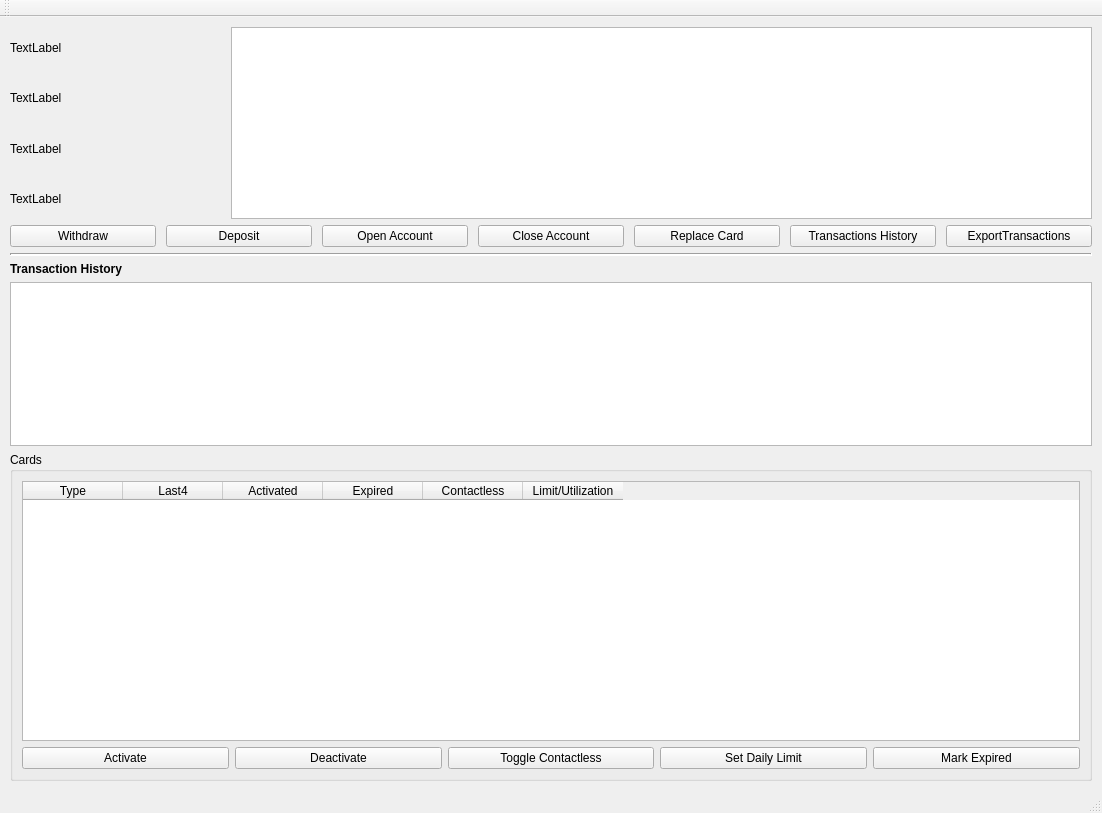
<?xml version="1.0" encoding="UTF-8"?>
<ui version="4.0">
 <class>MainWindow</class>
 <widget class="QMainWindow" name="MainWindow">
  <property name="geometry">
   <rect>
    <x>0</x>
    <y>0</y>
    <width>1102</width>
    <height>813</height>
   </rect>
  </property>
  <property name="windowTitle">
   <string>MainWindow</string>
  </property>
  <widget class="QWidget" name="centralwidget">
   <property name="sizePolicy">
    <sizepolicy hsizetype="Expanding" vsizetype="Preferred">
     <horstretch>0</horstretch>
     <verstretch>0</verstretch>
    </sizepolicy>
   </property>
   <layout class="QVBoxLayout" name="verticalLayout_2" stretch="0,0,0,0,1,2">
    <property name="leftMargin">
     <number>10</number>
    </property>
    <property name="topMargin">
     <number>10</number>
    </property>
    <property name="rightMargin">
     <number>10</number>
    </property>
    <property name="bottomMargin">
     <number>10</number>
    </property>
    <item>
     <layout class="QHBoxLayout" name="horizontalLayout" stretch="1,4">
      <item>
       <layout class="QVBoxLayout" name="customerInfoPanel" stretch="0,0,0,0">
        <property name="spacing">
         <number>10</number>
        </property>
        <item>
         <widget class="QLabel" name="nameLabel">
          <property name="text">
           <string>TextLabel</string>
          </property>
         </widget>
        </item>
        <item>
         <widget class="QLabel" name="emailLabel">
          <property name="text">
           <string>TextLabel</string>
          </property>
         </widget>
        </item>
        <item>
         <widget class="QLabel" name="addressLabel">
          <property name="enabled">
           <bool>true</bool>
          </property>
          <property name="text">
           <string>TextLabel</string>
          </property>
          <property name="textFormat">
           <enum>Qt::TextFormat::PlainText</enum>
          </property>
         </widget>
        </item>
        <item>
         <widget class="QLabel" name="ageLabel">
          <property name="text">
           <string>TextLabel</string>
          </property>
         </widget>
        </item>
       </layout>
      </item>
      <item>
       <widget class="QTableWidget" name="tableAccounts">
        <attribute name="horizontalHeaderStretchLastSection">
         <bool>true</bool>
        </attribute>
       </widget>
      </item>
     </layout>
    </item>
    <item>
     <layout class="QHBoxLayout" name="horizontalLayout_3">
      <property name="spacing">
       <number>10</number>
      </property>
      <item>
       <widget class="QPushButton" name="withdrawButton">
        <property name="text">
         <string>Withdraw</string>
        </property>
       </widget>
      </item>
      <item>
       <widget class="QPushButton" name="depositButton">
        <property name="text">
         <string>Deposit</string>
        </property>
       </widget>
      </item>
      <item>
       <widget class="QPushButton" name="addAccountButton">
        <property name="text">
         <string>Open Account</string>
        </property>
       </widget>
      </item>
      <item>
       <widget class="QPushButton" name="closeAccountButton">
        <property name="text">
         <string>Close Account</string>
        </property>
       </widget>
      </item>
      <item>
       <widget class="QPushButton" name="replaceCardButton">
        <property name="text">
         <string>Replace Card</string>
        </property>
       </widget>
      </item>
      <item>
       <widget class="QPushButton" name="showTransactionsButton">
        <property name="text">
         <string>Transactions History</string>
        </property>
       </widget>
      </item>
      <item>
       <widget class="QPushButton" name="exportTransactionsButton">
        <property name="text">
         <string>ExportTransactions</string>
        </property>
       </widget>
      </item>
     </layout>
    </item>
    <item>
     <widget class="QFrame" name="frame1">
      <property name="frameShape">
       <enum>QFrame::Shape::HLine</enum>
      </property>
      <property name="frameShadow">
       <enum>QFrame::Shadow::Sunken</enum>
      </property>
      <property name="lineWidth">
       <number>2</number>
      </property>
     </widget>
    </item>
    <item>
     <widget class="QLabel" name="transactionHistorylabel">
      <property name="font">
       <font>
        <bold>true</bold>
       </font>
      </property>
      <property name="text">
       <string>Transaction History</string>
      </property>
     </widget>
    </item>
    <item>
     <widget class="QListWidget" name="transactionList">
      <property name="sizePolicy">
       <sizepolicy hsizetype="Expanding" vsizetype="MinimumExpanding">
        <horstretch>0</horstretch>
        <verstretch>0</verstretch>
       </sizepolicy>
      </property>
      <property name="minimumSize">
       <size>
        <width>0</width>
        <height>160</height>
       </size>
      </property>
      <property name="resizeMode">
       <enum>QListView::ResizeMode::Fixed</enum>
      </property>
     </widget>
    </item>
    <item>
     <widget class="QGroupBox" name="cardGroup">
      <property name="sizePolicy">
       <sizepolicy hsizetype="Preferred" vsizetype="Minimum">
        <horstretch>0</horstretch>
        <verstretch>0</verstretch>
       </sizepolicy>
      </property>
      <property name="minimumSize">
       <size>
        <width>0</width>
        <height>160</height>
       </size>
      </property>
      <property name="title">
       <string>Cards</string>
      </property>
      <layout class="QVBoxLayout" name="verticalLayout" stretch="0,0">
       <item>
        <widget class="QTableWidget" name="tableCards">
         <property name="editTriggers">
          <set>QAbstractItemView::EditTrigger::NoEditTriggers</set>
         </property>
         <property name="selectionMode">
          <enum>QAbstractItemView::SelectionMode::NoSelection</enum>
         </property>
         <property name="selectionBehavior">
          <enum>QAbstractItemView::SelectionBehavior::SelectRows</enum>
         </property>
         <column>
          <property name="text">
           <string>Type</string>
          </property>
         </column>
         <column>
          <property name="text">
           <string>Last4</string>
          </property>
         </column>
         <column>
          <property name="text">
           <string>Activated</string>
          </property>
         </column>
         <column>
          <property name="text">
           <string>Expired</string>
          </property>
         </column>
         <column>
          <property name="text">
           <string>Contactless</string>
          </property>
         </column>
         <column>
          <property name="text">
           <string>Limit/Utilization</string>
          </property>
         </column>
        </widget>
       </item>
       <item>
        <layout class="QHBoxLayout" name="horizontalLayout_2">
         <item>
          <widget class="QPushButton" name="activateCardButton">
           <property name="text">
            <string>Activate</string>
           </property>
          </widget>
         </item>
         <item>
          <widget class="QPushButton" name="deactivateCardButton">
           <property name="text">
            <string>Deactivate</string>
           </property>
          </widget>
         </item>
         <item>
          <widget class="QPushButton" name="toggleContactlessButton">
           <property name="text">
            <string>Toggle Contactless</string>
           </property>
          </widget>
         </item>
         <item>
          <widget class="QPushButton" name="setDailyLimitButton">
           <property name="text">
            <string>Set Daily Limit</string>
           </property>
          </widget>
         </item>
         <item>
          <widget class="QPushButton" name="markExpiredButton">
           <property name="text">
            <string>Mark Expired</string>
           </property>
          </widget>
         </item>
        </layout>
       </item>
      </layout>
     </widget>
    </item>
   </layout>
  </widget>
  <widget class="QStatusBar" name="statusbar"/>
  <widget class="QToolBar" name="toolBar">
   <property name="windowTitle">
    <string>toolBar</string>
   </property>
   <attribute name="toolBarArea">
    <enum>TopToolBarArea</enum>
   </attribute>
   <attribute name="toolBarBreak">
    <bool>false</bool>
   </attribute>
  </widget>
 </widget>
 <resources/>
 <connections/>
</ui>
